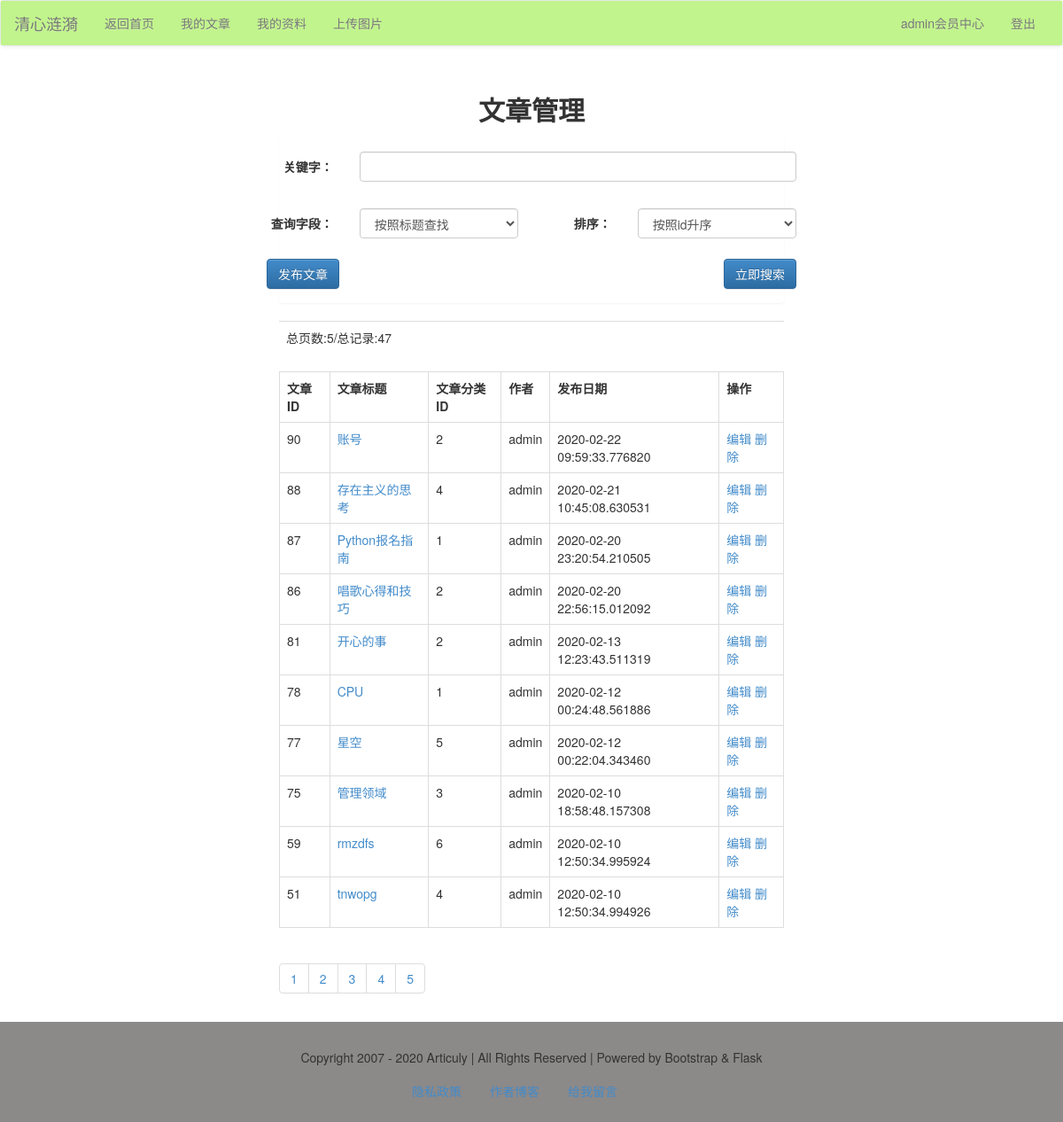
Before: /member/article/list/ (signed in) with the older database file.
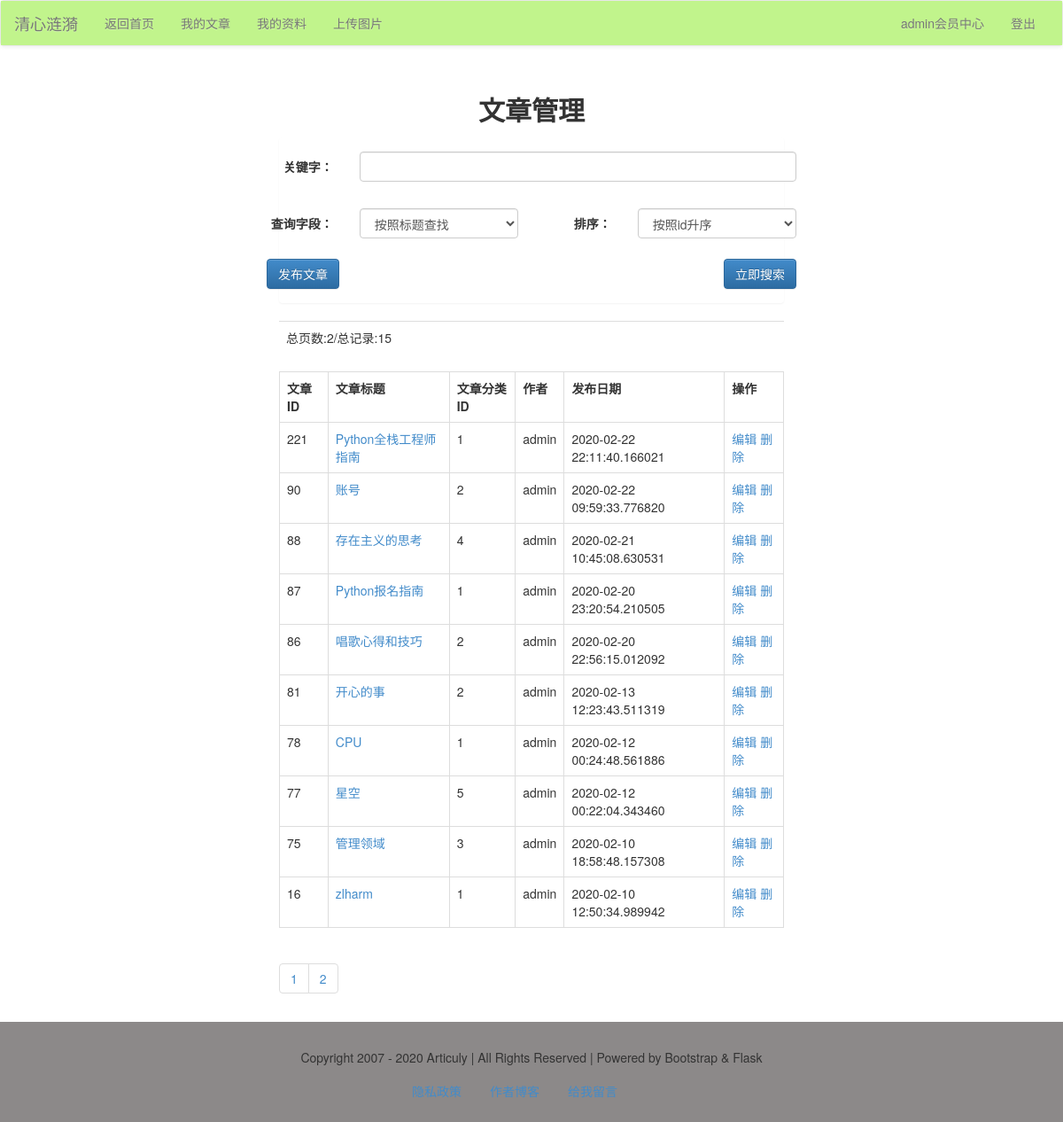
After: the same page with the newer database file.
### models.py (models this page shows)
class Article(db.Model):
    id = db.Column(db.Integer, primary_key=True)
    title = db.Column(db.String)
    thumb = db.Column(db.String)
    intro = db.Column(db.String)
    author = db.Column(db.String)
    content = db.Column(db.Text)
    is_recommend = db.Column(db.Integer)
    pubdate = db.Column(db.DateTime, default=datetime.now)
    cate_id = db.Column(db.Integer, db.ForeignKey('category.cate_id'))

### member/articles.py (the view)
@member_app.route("/article/list/", methods=['get', 'post'])
def article_list():
    form = ArticleSearchForm()
    q = request.args.get('q')
    page = request.args.get('page', 1)
    if q is not None:
        form_field = request.args.get('field')
        form_order = request.args.get('order')
        if form_field == 'title':
            condition = Article.title.like('%%%s%%' % q)
        else:
            condition = Article.content.like('%%%s%%' % q)
        if form_order == '1':
            order = Article.id.asc()
        else:
            order = Article.id.desc()
        res = Article.query.filter(Article.author == session['user']).filter(condition).order_by(order).paginate(
            int(page), 10)
        articles = res.items
        pageList = res.iter_pages()
        total = res.total
        pages = res.pages
        return render_template('member/article/article_list.html', articles=articles, pageList=pageList, total=total,
                               pages=pages, form=form, q=q, field=form_field, order=form_order)
    else:
        res = Article.query.filter(Article.author == session['user']).order_by(Article.id.desc()).paginate(
            int(page), 10)
        articles = res.items
        pageList = res.iter_pages()
        total = res.total
        pages = res.pages
        return render_template("member/article/article_list.html", articles=articles, pageList=pageList, total=total,
                               pages=pages, form=form)

### forms/article_form.py
class ArticleSearchForm(FlaskForm):
    q = StringField('关键字：',
                    validators=[DataRequired()],
                    render_kw={'class': 'form-control'})
    field = SelectField('查询字段：',
                        choices=[('title', '按照标题查找'), ('content', '按照内容查找')],
                        render_kw={'class': 'form-control'})
    order = SelectField('排序：', choices=[('1', '按照id升序'), ('2', '按照id降序')],
                        render_kw={'class': 'form-control'})

### app.py (called while the page is built)
@app.context_processor
def account():
    username = session.get('user')
    return {'username': username}

@app.context_processor
def getCateList():
    cates = Category.query.all()
    return {'cates': cates}

### libs.py (called while the page is built)
def login_required(func):
    @wraps(func)
    def decorator_nest(*args, **kwargs):
        if not 'user' in session:
            return redirect(url_for('login'))
        else:
            print(func)
            return func(*args, **kwargs)
    return decorator_nest

### member/member_app.py (called while the page is built)
@member_app.before_request
@login_required
def is_login():
    print(session['user'])

### templates/member/article/article_list.html (shortened to what this page needs)
{% extends "member/member_base.html" %}
{% block content %}
    <div class="container-fluid">
        <div class="row">
            <div class="main col-lg-6 col-lg-offset-3 col-md-8 col-md-offset-2 col-sm-10 col-sm-offset-1 col-xs-12">
                <h2 class="text-center"><b>文章管理</b></h2>
                <div class="panel">
                    <form action="" method="get" class="form-horizontal">
                        <div class="row">
                            <div class="form-group">
                                <div class="col-xs-2 text-right">
                                    {{ form.q.label(class='control-label') }}
                                </div>
                                <div class="col-xs-10">
                                    {{ form.q }}
                                </div>
                            </div>
                        </div>
                        <div class="row">
                            <div class="form-group">
                                <div class="col-xs-2 text-right">
                                    {{ form.field.label(class='control-label') }}
                                </div>
                                <div class="col-xs-4">
                                    {{ form.field }}
                                </div>
                                <div class="col-xs-2 text-right">
                                    {{ form.order.label(class='control-label') }}
                                </div>
                                <div class="col-xs-4">
                                    {{ form.order }}
                                </div>
                            </div>
                        </div>
                        <div class="form-group ">
                            <a href="{{ url_for("member_app.article_post") }}"><input type="button" name="post"
                                                                                      class="btn btn-primary"
                                                                                      value="发布文章"></a>
                            <input type="submit" name="search" class="btn btn-primary pull-right" value="立即搜索">
                        </div>
                    </form>
                </div>
                <table class="table">
                    <tr>
                        <td>总页数:{{ pages }}/总记录:{{ total }}</td>
                    </tr>
                </table>
                <table class="table table-bordered">
                    <tr>
                        <th>文章ID</th>
                        <th>文章标题</th>
                        <th>文章分类ID</th>
                        <th>作者</th>
                        <th>发布日期</th>
                        <th>操作</th>
                    </tr>
                    {% for article in articles %}
                        <tr>
                            <td>{{ article.id }}</td>
                            <td>
                                <a href="{{ url_for("article_app.view", article_id=article.id) }}">{{ article.title }}</a>
                            </td>
                            <td>{{ article.cate_id }}</td>
                            <td>{{ article.author }}</td>
                            <td>{{ article.pubdate }}</td>
                            <td>
                                <a href="{{ url_for("member_app.article_edit", article_id=article.id) }}"
                                   target="_blank">编辑</a>
                                <a href="{{ url_for("member_app.article_delete", article_id=article.id) }}">删除</a>
                            </td>
                        </tr>
                    {% endfor %}
                </table>
                <ul class="pagination">
                    {% for page in pageList %}
                        {% if page!=None %}
                            {% if q==None %}
                                <li><a href="?page={{ page }}">{{ page }}</a></li>
                            {% else %}
                                <li>
                                    <a href="?page={{ page }}&q={{ q }}&field={{ field }}&order={{ order }}">{{ page }}</a>
                                </li>
                            {% endif %}
                        {% else %}
                            <li><a href="#">...</a></li>
                        {% endif %}
                    {% endfor %}
                </ul>
            </div>
        </div>
    </div>
{% endblock %}

### templates/member/member_base.html (shortened to what this page needs)
<!DOCTYPE html>
<html>
{% block head %}
    <head>
        <link rel="stylesheet" type="text/css" href="{{ url_for("static", filename="css/bootstrap.css") }}"/>
        <link rel="stylesheet" type="text/css" href="{{ url_for("static", filename="css/bootstrap-theme.css") }}"/>
    </head>
{% endblock %}
<body>
{% block nav %}
    <nav class="navbar navbar-default">
        <div class="container-fluid" style="background-color: #C1F48C;">
            <div class="navbar-header">
                <a class="navbar-brand" href="#">清心涟漪</a>
            </div>
            <div class="collapse navbar-collapse" id="bs-example-navbar-collapse-1">
                <ul class="nav navbar-nav">
                    <li><a href="/">返回首页</a></li>
                    <li><a href="{{ url_for("member_app.article_list") }}">我的文章</a></li>
                    <li><a href="{{ url_for("member_app.userEdit") }}">我的资料</a></li>
                    <li><a href="{{ url_for("member_app.upload") }}">上传图片</a></li>
                </ul>
                <ul class="nav navbar-nav navbar-right">
                    <li><a href="{{ url_for("member_app.member_index") }}">{{ username }}会员中心</a></li>
                    <li><a href="{{ url_for("logout") }}">登出</a></li>
                </ul>
            </div>
        </div>
    </nav>
{% endblock %}
{% block content %}{% endblock %}
{% block footer %}
    <footer>
        <div class="container-fluid">
            <div class="row">
                <div class="col-md-12">
                    Copyright 2007 - 2020 Articuly | All Rights Reserved | Powered by Bootstrap & Flask
                </div>
            </div>
        </div>
        <nav>
            <ul class="nav nav-pills">
                <li><a href="" data-toggle="modal" data-target="#myModal">隐私政策</a></li>
                <li><a href="https://articuly.com" target="_blank">作者博客</a></li>
                <li><a href="">给我留言</a></li>
            </ul>
        </nav>
    </footer>
{% endblock %}
</body>
</html>

Changed rows visible on the page:
removed Article: id "59", title "rmzdfs", cate_id "6", author "admin", pubdate "2020-02-10 12:50:34.995924"
removed Article: id "51", title "tnwopg", cate_id "4", author "admin", pubdate "2020-02-10 12:50:34.994926"
now on this page (row edited): Article: id "221", title "Python全栈工程师指南", cate_id "1", author "admin", pubdate "2020-02-22 22:11:40.166021"
now on this page (row unchanged): Article: id "16", title "zlharm", cate_id "1", author "admin", pubdate "2020-02-10 12:50:34.989942"
Other visible differences:
{{ pages }}: "5" → "2"
{{ total }}: "47" → "15"
list line gone: "3"
list line gone: "4"
list line gone: "5"
